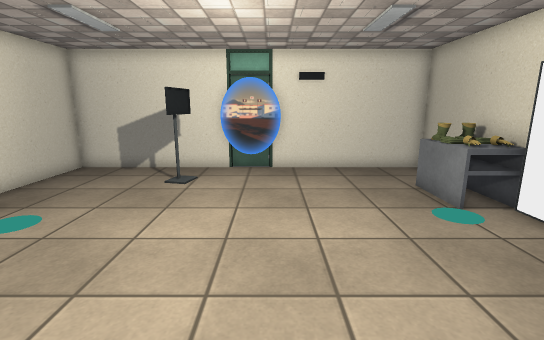
view 1 (above)

12 first-person views from a walk through a scene from a Unity 3-D project. The camera is 1.4 m above the floor, tilts 12° down and sees 85° across. The floor is counted in squares, 0.5 m on a side. Each view is taken from the middle of a square. On the plan, view 1 faces up. The plan holds only what a view shows up to about 20 squares ahead; the rest is blank. The player is left out. Some animated figures are left out. Some surface patterns are stand-ins.

view 2
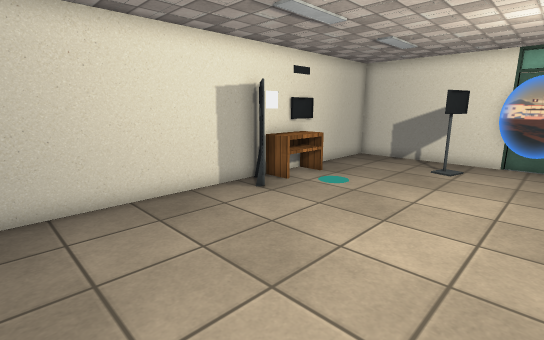

view 3
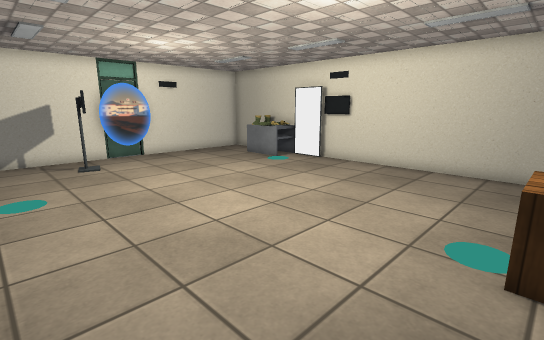

view 4
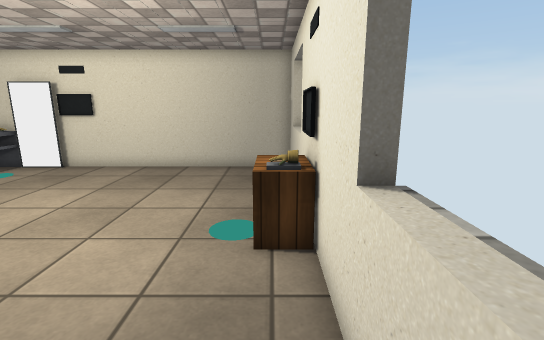

view 5
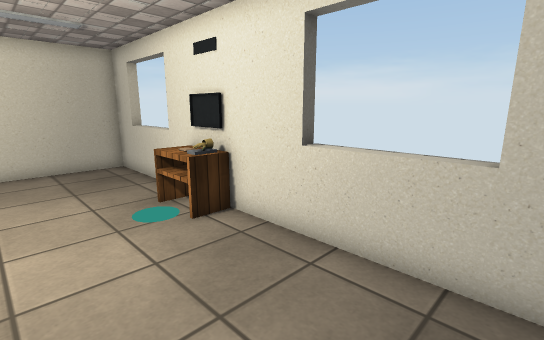

view 6
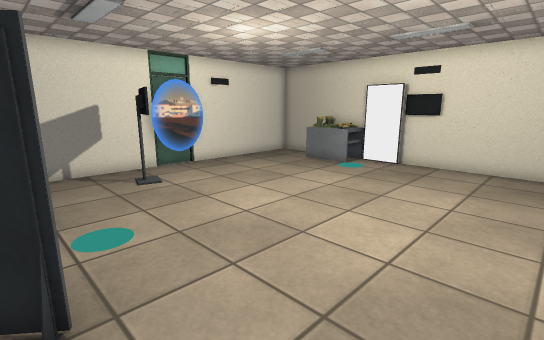

view 7
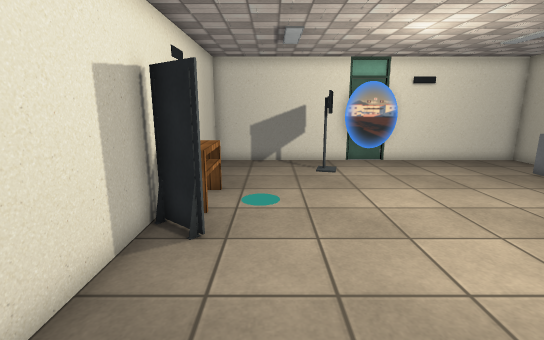

view 8
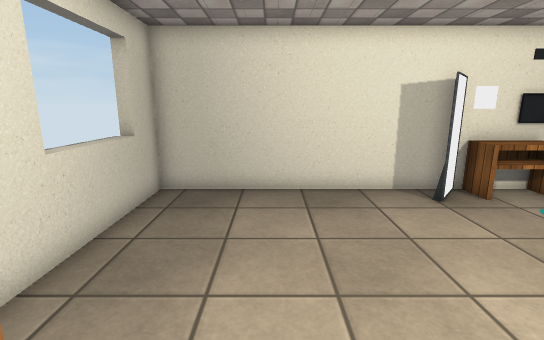

view 9
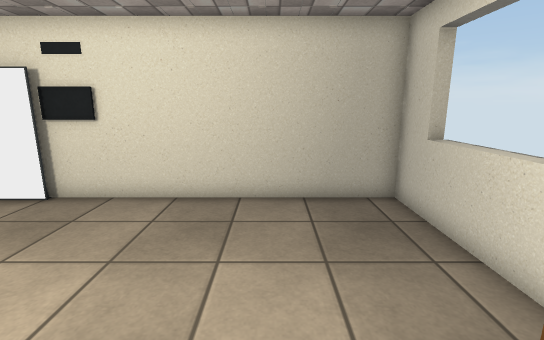

view 10
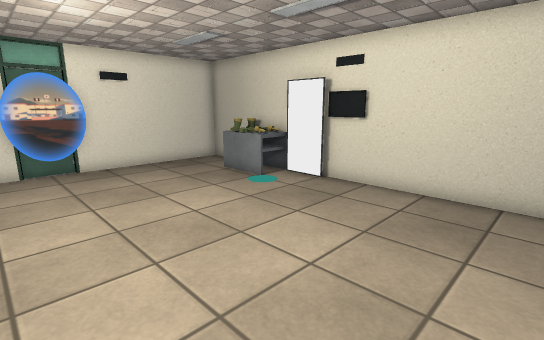

view 11
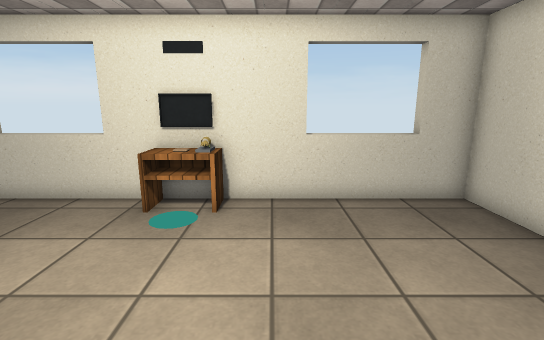

view 12
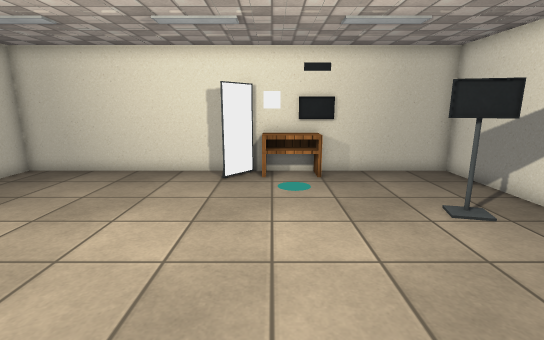

### Floor plan
Points are (right, up) in squares from view 1. A wall is a line through its corners. A room is listed if a view was taken in it or the views show most of it. See-through windows are left out.
Room 1 (views 1, 2, 3, 4, 5, 6, 7, 8, 9, 10, 11, 12)
walls: (-7.5, 4) (-8.8, 5.1); (-8.8, 5.2) (-7.4, 4.1); (7, 8.4) (7, 13.8) (-9, 13.8) (-9, -4.9) (7, -4.9) (7, 4.5)
objects: other object (-8, 6) to (-8, 8); other object (-4, 11); other object (-3, 11) to (-3, 12); other object (-2, -4) to (0, -4); other object (-2, 13) to (0, 13); other object (5, 8); other object (5, 8) to (6, 10); other object (5, 10) to (6, 11); other object (7, 5); other object (7, 8)

Positions as (right, up) in squares from view 1, and headings:
1: (0, 0), facing up
2: (0, -3), facing up-left
3: (-7, -4), facing up-right
4: (-7, -4), facing right
5: (-8, 0), facing down-right
6: (-8, 0), facing up-right
7: (-6, -2), facing up
8: (1, -1), facing left
9: (-2, -1), facing right
10: (-3, -1), facing up-right
11: (-3, 4), facing down
12: (4, 6), facing left
